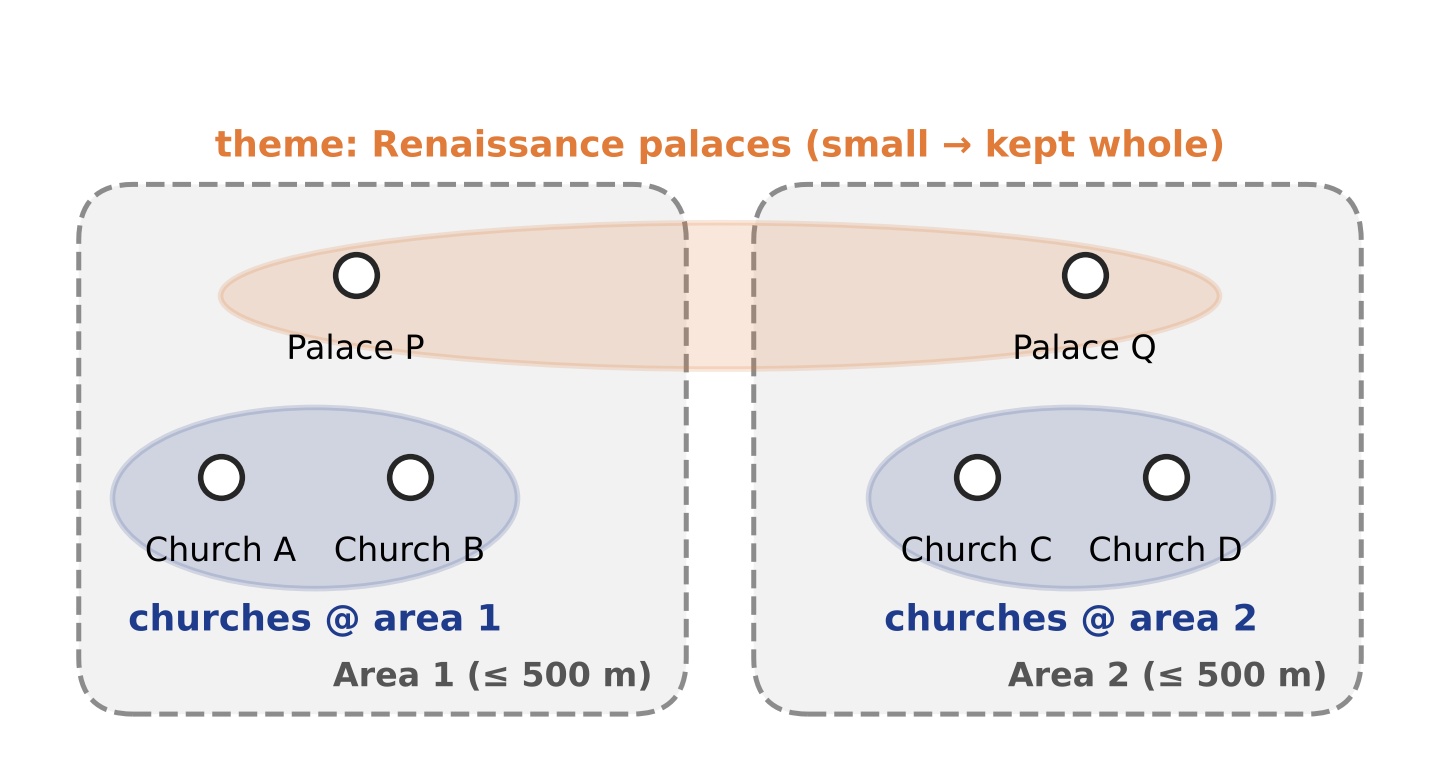

This chart was generated by the following Python code:
import matplotlib; matplotlib.use('Agg')
import matplotlib.pyplot as plt
from matplotlib.patches import Ellipse, FancyBboxPatch
plt.rcParams.update({'font.size':15,'font.family':'DejaVu Sans'})
NAVY='#1F3B8C'; ORANGE='#E07B39'; GREEN='#2A9D8F'
f,ax=plt.subplots(figsize=(7.2,3.9)); ax.set_xlim(0,10); ax.set_ylim(0.3,5.25); ax.axis('off')
# areas (dashed boxes)
for (x,y,w,h,lab) in [(0.3,0.5,4.4,3.7,'Area 1 (≤ 500 m)'),(5.3,0.5,4.4,3.7,'Area 2 (≤ 500 m)')]:
    ax.add_patch(FancyBboxPatch((x,y),w,h,boxstyle='round,pad=0.05,rounding_size=0.4',fc='#F2F2F2',ec='#8C8C8C',ls='--',lw=1.8))
    ax.text(x+w-0.2,y+0.15,lab,ha='right',color='#555555',fontsize=12,fontweight='bold')
# theme edges
ax.add_patch(Ellipse((2.0,2.0),3.0,1.3,fc=NAVY,alpha=.16,ec=NAVY,lw=2))
ax.text(2.0,1.05,'churches @ area 1',ha='center',color=NAVY,fontsize=13,fontweight='bold')
ax.add_patch(Ellipse((7.6,2.0),3.0,1.3,fc=NAVY,alpha=.16,ec=NAVY,lw=2))
ax.text(7.6,1.05,'churches @ area 2',ha='center',color=NAVY,fontsize=13,fontweight='bold')
ax.add_patch(Ellipse((5.0,3.45),7.4,1.05,fc=ORANGE,alpha=.18,ec=ORANGE,lw=2))
ax.text(5.0,4.45,'theme: Renaissance palaces (small → kept whole)',ha='center',color=ORANGE,fontsize=13,fontweight='bold')
pts={'Church A':(1.3,2.15),'Church B':(2.7,2.15),'Church C':(6.9,2.15),'Church D':(8.3,2.15),'Palace P':(2.3,3.6),'Palace Q':(7.7,3.6)}
for n,(x,y) in pts.items():
    ax.plot(x,y,'o',ms=15,color='white',mec='#262626',mew=2,zorder=5)
    ax.text(x,y-0.42,n,ha='center',va='top',fontsize=12,zorder=6)
f.tight_layout(); f.savefig('/home/claude/figs/hg_schema.png',dpi=200)
